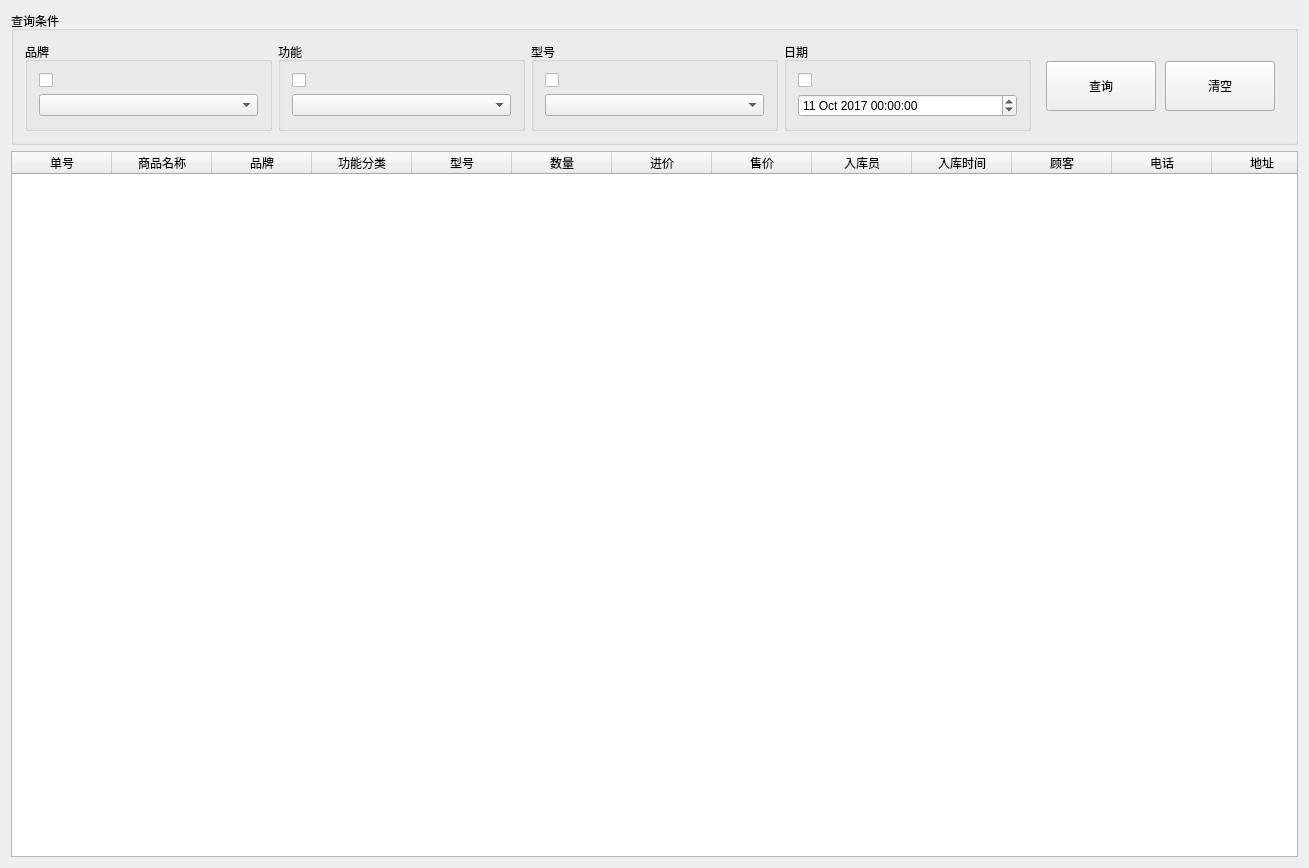
<?xml version="1.0" encoding="UTF-8"?>
<ui version="4.0">
 <class>StockMode</class>
 <widget class="QWidget" name="StockMode">
  <property name="geometry">
   <rect>
    <x>0</x>
    <y>0</y>
    <width>1309</width>
    <height>868</height>
   </rect>
  </property>
  <property name="windowTitle">
   <string>StockMode</string>
  </property>
  <layout class="QVBoxLayout" name="verticalLayout_5">
   <item>
    <widget class="QGroupBox" name="groupBox">
     <property name="title">
      <string>查询条件</string>
     </property>
     <layout class="QHBoxLayout" name="horizontalLayout">
      <item>
       <widget class="QGroupBox" name="groupBox_2">
        <property name="title">
         <string>品牌</string>
        </property>
        <layout class="QVBoxLayout" name="verticalLayout">
         <item>
          <widget class="QCheckBox" name="cbBrand">
           <property name="maximumSize">
            <size>
             <width>16777215</width>
             <height>16777215</height>
            </size>
           </property>
           <property name="text">
            <string/>
           </property>
          </widget>
         </item>
         <item>
          <widget class="QComboBox" name="cboxBrand"/>
         </item>
        </layout>
       </widget>
      </item>
      <item>
       <widget class="QGroupBox" name="groupBox_3">
        <property name="title">
         <string>功能</string>
        </property>
        <layout class="QVBoxLayout" name="verticalLayout_2">
         <item>
          <widget class="QCheckBox" name="cbFunction">
           <property name="maximumSize">
            <size>
             <width>16777215</width>
             <height>16777215</height>
            </size>
           </property>
           <property name="text">
            <string/>
           </property>
          </widget>
         </item>
         <item>
          <widget class="QComboBox" name="cboxFunction"/>
         </item>
        </layout>
       </widget>
      </item>
      <item>
       <widget class="QGroupBox" name="groupBox_4">
        <property name="title">
         <string>型号</string>
        </property>
        <layout class="QVBoxLayout" name="verticalLayout_3">
         <item>
          <widget class="QCheckBox" name="cbType">
           <property name="maximumSize">
            <size>
             <width>16777215</width>
             <height>16777215</height>
            </size>
           </property>
           <property name="text">
            <string/>
           </property>
          </widget>
         </item>
         <item>
          <widget class="QComboBox" name="cboxType"/>
         </item>
        </layout>
       </widget>
      </item>
      <item>
       <widget class="QGroupBox" name="groupBox_5">
        <property name="title">
         <string>日期</string>
        </property>
        <layout class="QVBoxLayout" name="verticalLayout_4">
         <item>
          <widget class="QCheckBox" name="cbTime">
           <property name="maximumSize">
            <size>
             <width>16777215</width>
             <height>16777215</height>
            </size>
           </property>
           <property name="text">
            <string/>
           </property>
          </widget>
         </item>
         <item>
          <widget class="QDateTimeEdit" name="dateTimeEdit">
           <property name="dateTime">
            <datetime>
             <hour>0</hour>
             <minute>0</minute>
             <second>0</second>
             <year>2017</year>
             <month>10</month>
             <day>11</day>
            </datetime>
           </property>
          </widget>
         </item>
        </layout>
       </widget>
      </item>
      <item>
       <layout class="QHBoxLayout" name="horizontalLayout_5">
        <property name="spacing">
         <number>9</number>
        </property>
        <property name="margin">
         <number>9</number>
        </property>
        <item>
         <widget class="QPushButton" name="btnQuery">
          <property name="minimumSize">
           <size>
            <width>0</width>
            <height>50</height>
           </size>
          </property>
          <property name="text">
           <string>查询</string>
          </property>
         </widget>
        </item>
        <item>
         <widget class="QPushButton" name="btnClear">
          <property name="minimumSize">
           <size>
            <width>0</width>
            <height>50</height>
           </size>
          </property>
          <property name="text">
           <string>清空</string>
          </property>
         </widget>
        </item>
       </layout>
      </item>
     </layout>
    </widget>
   </item>
   <item>
    <widget class="QTableWidget" name="tableWidget">
     <property name="lineWidth">
      <number>1</number>
     </property>
     <property name="verticalScrollBarPolicy">
      <enum>Qt::ScrollBarAlwaysOff</enum>
     </property>
     <property name="horizontalScrollBarPolicy">
      <enum>Qt::ScrollBarAlwaysOff</enum>
     </property>
     <property name="verticalScrollMode">
      <enum>QAbstractItemView::ScrollPerItem</enum>
     </property>
     <attribute name="horizontalHeaderVisible">
      <bool>true</bool>
     </attribute>
     <attribute name="horizontalHeaderCascadingSectionResizes">
      <bool>false</bool>
     </attribute>
     <attribute name="horizontalHeaderHighlightSections">
      <bool>true</bool>
     </attribute>
     <attribute name="horizontalHeaderMinimumSectionSize">
      <number>30</number>
     </attribute>
     <attribute name="horizontalHeaderShowSortIndicator" stdset="0">
      <bool>false</bool>
     </attribute>
     <attribute name="horizontalHeaderStretchLastSection">
      <bool>false</bool>
     </attribute>
     <attribute name="verticalHeaderCascadingSectionResizes">
      <bool>false</bool>
     </attribute>
     <attribute name="verticalHeaderShowSortIndicator" stdset="0">
      <bool>false</bool>
     </attribute>
     <attribute name="verticalHeaderStretchLastSection">
      <bool>false</bool>
     </attribute>
     <column>
      <property name="text">
       <string>单号</string>
      </property>
     </column>
     <column>
      <property name="text">
       <string>商品名称</string>
      </property>
     </column>
     <column>
      <property name="text">
       <string>品牌</string>
      </property>
     </column>
     <column>
      <property name="text">
       <string>功能分类</string>
      </property>
     </column>
     <column>
      <property name="text">
       <string>型号</string>
      </property>
     </column>
     <column>
      <property name="text">
       <string>数量</string>
      </property>
     </column>
     <column>
      <property name="text">
       <string>进价</string>
      </property>
     </column>
     <column>
      <property name="text">
       <string>售价</string>
      </property>
     </column>
     <column>
      <property name="text">
       <string>入库员</string>
      </property>
     </column>
     <column>
      <property name="text">
       <string>入库时间</string>
      </property>
     </column>
     <column>
      <property name="text">
       <string>顾客</string>
      </property>
     </column>
     <column>
      <property name="text">
       <string>电话</string>
      </property>
     </column>
     <column>
      <property name="text">
       <string>地址</string>
      </property>
     </column>
     <column>
      <property name="text">
       <string>销售员</string>
      </property>
     </column>
     <column>
      <property name="text">
       <string>销售时间</string>
      </property>
     </column>
    </widget>
   </item>
  </layout>
 </widget>
 <layoutdefault spacing="6" margin="11"/>
 <resources/>
 <connections/>
</ui>
